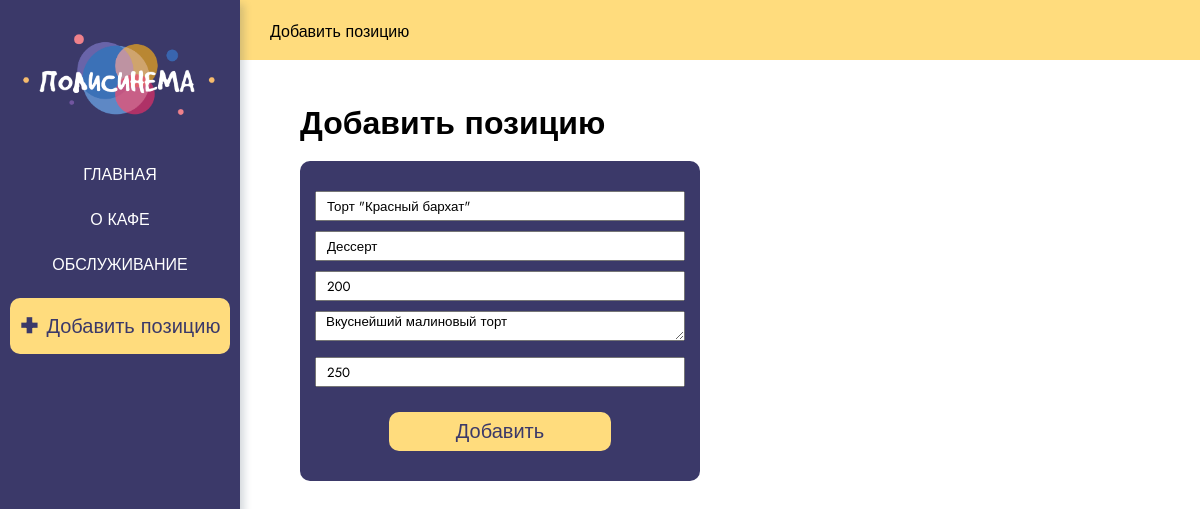
/3/update, run on the app's committed database.
### main/models.py (models this page shows, shortened)
class Position(models.Model):
    name = models.CharField('Название', max_length=30)
    type = models.CharField('Тип', max_length=30)
    gramm = models.CharField('Граммовка порции', max_length=10)
    sostav = models.TextField('Описание')
    price = models.IntegerField('Цена')
    class Meta:
        verbose_name="Позиция"
        verbose_name_plural="Позиции меню"

### main/views.py (the view)
# urls.py: path('<int:pk>/update', views.Update.as_view(), name='update')
class Update(UpdateView):
    model = Position
    template_name = 'main/add.html'
    form_class = PosForm
    success_url = '/'

### main/forms.py
class PosForm(ModelForm):
    class Meta:
        model = Position
        fields = ["name", "type", "gramm", "sostav", "price"]
        widgets = {
            "name": TextInput(attrs={'placeholder': 'Название','class': 'form-input'}),
            "type": TextInput(attrs={'placeholder': 'Тип','class': 'form-input'}),
            "gramm": TextInput(attrs={'placeholder': 'Граммы','class': 'form-input'}),
            "sostav":Textarea(attrs={'placeholder': 'Описание','class': 'form-input'}),
            "price": TextInput(attrs={'placeholder': 'Цена в руб.','class': 'form-input'}),
        }

### main/templates/main/add.html (shortened to what this page needs)
{% extends 'main/base.html' %}
{% block tab-name %}Добавить позицию{% endblock %}
{% block content%}
    <h1>Добавить позицию</h1>
    <form method="post" class="add-form">
        {{form.name}} <br>
        {{form.type}}<br>
        {{form.gramm}}<br>
        {{form.sostav}}<br>
        {{form.price}}<br>
        <button type="submit">Добавить</button>
    </form>
{% endblock %}

### main/static/css/styles.css (style rules this page uses)
* { margin: 0; padding: 0; box-sizing: border-box; font-family: 'Jost', sans-serif; }
.add-form { width: 400px; background-color: #3b3969; padding: 30px 15px; border-radius: 10px; text-align: center; }
.form-input { width: 100%; height: 30px; margin-bottom: 10px; padding-left: 10px; }
button { background-color:rgb(255, 220, 125); font-size: 20px; color: #3b3969; border-radius: 10px; padding: 5px; border: none; cursor: pointer; margin-top: 15px; width: 60%; }
h1 { margin-bottom: 15px; }

### data on the page
Position: name "Торт \"Красный бархат\"", type "Дессерт", gramm "200", sostav "Вкуснейший малиновый торт", price "250"
